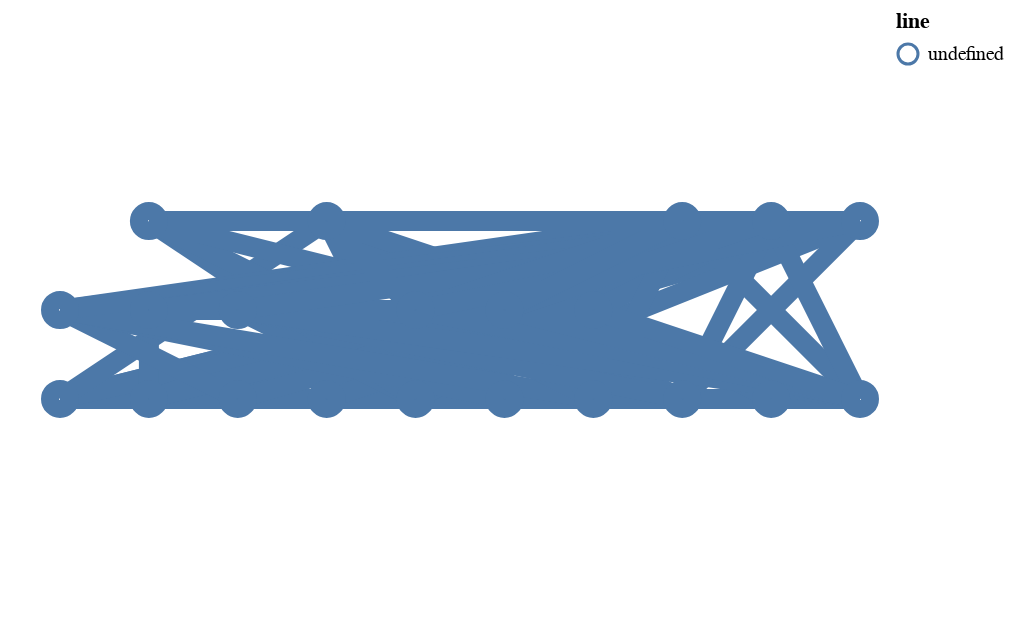

Notebook source saved alongside this figure:
### Code cell
learned_graph = nx.from_numpy_array(A, nx.DiGraph)
dataset.cg.altair_graph(learned_graph, 10)

### Figure 1 — Vega-Lite specification as saved in the notebook (floating-point values rounded to 4 significant figures)
{"config": {"view": {"continuousWidth": 400, "continuousHeight": 300}}, "layer": [{"data": {"name": "data-5891f55c1222f948c1096ab1f95bef54"}, "mark": {"type": "geoshape", "filled": false, "strokeWidth": 10}, "encoding": {"color": {"field": "line", "type": "nominal"}}}, {"data": {"name": "data-96d8a832028d9f89c2d6375ba55ee08a"}, "mark": {"type": "geoshape", "filled": false, "strokeWidth": 10}}], "$schema": "https://vega.github.io/schema/vega-lite/v4.17.0.json", "datasets": {"data-5891f55c1222f948c1096ab1f95bef54": [{"weight": 1.143, "type": "Feature", "geometry": {"type": "LineString", "coordinates": [[0.0, 0.0], [6.0, 0.0]]}}, {"weight": 1.162, "type": "Feature", "geometry": {"type": "LineString", "coordinates": [[0.0, 0.0], [4.0, 1.0]]}}, {"weight": 1.132, "type": "Feature", "geometry": {"type": "LineString", "coordinates": [[0.0, 0.0], [1.0, 0.0]]}}, {"weight": 1.144, "type": "Feature", "geometry": {"type": "LineString", "coordinates": [[0.0, 0.0], [5.0, 0.0]]}}, {"weight": 1.148, "type": "Feature", "geometry": {"type": "LineString", "coordinates": [[0.0, 0.0], [8.0, 2.0]]}}, {"weight": 1.171, "type": "Feature", "geometry": {"type": "LineString", "coordinates": [[0.0, 0.0], [9.0, 2.0]]}}, {"weight": 1.147, "type": "Feature", "geometry": {"type": "LineString", "coordinates": [[0.0, 0.0], [3.0, 2.0]]}}, {"weight": 1.14, "type": "Feature", "geometry": {"type": "LineString", "coordinates": [[1.0, 0.0], [6.0, 1.0]]}}, {"weight": 1.157, "type": "Feature", "geometry": {"type": "LineString", "coordinates": [[1.0, 0.0], [3.0, 0.0]]}}, {"weight": 1.149, "type": "Feature", "geometry": {"type": "LineString", "coordinates": [[1.0, 0.0], [8.0, 0.0]]}}, {"weight": 1.122, "type": "Feature", "geometry": {"type": "LineString", "coordinates": [[1.0, 0.0], [1.0, 1.0]]}}, {"weight": 1.15, "type": "Feature", "geometry": {"type": "LineString", "coordinates": [[1.0, 0.0], [4.0, 1.0]]}}, {"weight": 1.153, "type": "Feature", "geometry": {"type": "LineString", "coordinates": [[1.0, 0.0], [7.0, 2.0]]}}, {"weight": 1.15, "type": "Feature", "geometry": {"type": "LineString", "coordinates": [[1.0, 0.0], [9.0, 2.0]]}}, {"weight": 1.144, "type": "Feature", "geometry": {"type": "LineString", "coordinates": [[2.0, 0.0], [7.0, 0.0]]}}, {"weight": 1.134, "type": "Feature", "geometry": {"type": "LineString", "coordinates": [[2.0, 0.0], [4.0, 0.0]]}}, {"weight": 1.134, "type": "Feature", "geometry": {"type": "LineString", "coordinates": [[2.0, 0.0], [8.0, 0.0]]}}, {"weight": 1.127, "type": "Feature", "geometry": {"type": "LineString", "coordinates": [[2.0, 0.0], [0.0, 1.0]]}}, {"weight": 1.152, "type": "Feature", "geometry": {"type": "LineString", "coordinates": [[2.0, 0.0], [5.0, 1.0]]}}, {"weight": 1.141, "type": "Feature", "geometry": {"type": "LineString", "coordinates": [[2.0, 0.0], [9.0, 2.0]]}}, {"weight": 1.132, "type": "Feature", "geometry": {"type": "LineString", "coordinates": [[3.0, 0.0], [8.0, 0.0]]}}, {"weight": 1.135, "type": "Feature", "geometry": {"type": "LineString", "coordinates": [[3.0, 0.0], [5.0, 0.0]]}}, {"weight": 1.15, "type": "Feature", "geometry": {"type": "LineString", "coordinates": [[3.0, 0.0], [7.0, 0.0]]}}, {"weight": 1.129, "type": "Feature", "geometry": {"type": "LineString", "coordinates": [[3.0, 0.0], [4.0, 1.0]]}}, {"weight": 1.148, "type": "Feature", "geometry": {"type": "LineString", "coordinates": [[3.0, 0.0], [6.0, 1.0]]}}, {"weight": 1.132, "type": "Feature", "geometry": {"type": "LineString", "coordinates": [[4.0, 0.0], [9.0, 2.0]]}}, {"weight": 1.142, "type": "Feature", "geometry": {"type": "LineString", "coordinates": [[4.0, 0.0], [7.0, 0.0]]}}, {"weight": 1.137, "type": "Feature", "geometry": {"type": "LineString", "coordinates": [[4.0, 0.0], [6.0, 0.0]]}}, {"weight": 1.131, "type": "Feature", "geometry": {"type": "LineString", "coordinates": [[4.0, 0.0], [9.0, 0.0]]}}, {"weight": 1.137, "type": "Feature", "geometry": {"type": "LineString", "coordinates": [[4.0, 0.0], [2.0, 1.0]]}}, {"weight": 1.142, "type": "Feature", "geometry": {"type": "LineString", "coordinates": [[4.0, 0.0], [4.0, 1.0]]}}, {"weight": 1.142, "type": "Feature", "geometry": {"type": "LineString", "coordinates": [[4.0, 0.0], [6.0, 1.0]]}}, {"weight": 1.143, "type": "Feature", "geometry": {"type": "LineString", "coordinates": [[4.0, 0.0], [8.0, 2.0]]}}, {"weight": 1.147, "type": "Feature", "geometry": {"type": "LineString", "coordinates": [[4.0, 0.0], [1.0, 2.0]]}}, {"weight": 1.143, "type": "Feature", "geometry": {"type": "LineString", "coordinates": [[4.0, 0.0], [3.0, 2.0]]}}, {"weight": 1.137, "type": "Feature", "geometry": {"type": "LineString", "coordinates": [[5.0, 0.0], [8.0, 0.0]]}}, {"weight": 1.133, "type": "Feature", "geometry": {"type": "LineString", "coordinates": [[5.0, 0.0], [4.0, 1.0]]}}, {"weight": 1.135, "type": "Feature", "geometry": {"type": "LineString", "coordinates": [[5.0, 0.0], [1.0, 2.0]]}}, {"weight": 1.14, "type": "Feature", "geometry": {"type": "LineString", "coordinates": [[5.0, 0.0], [3.0, 2.0]]}}, {"weight": 1.135, "type": "Feature", "geometry": {"type": "LineString", "coordinates": [[5.0, 0.0], [6.0, 0.0]]}}, {"weight": 1.149, "type": "Feature", "geometry": {"type": "LineString", "coordinates": [[5.0, 0.0], [7.0, 0.0]]}}, {"weight": 1.15, "type": "Feature", "geometry": {"type": "LineString", "coordinates": [[5.0, 0.0], [0.0, 1.0]]}}, {"weight": 1.144, "type": "Feature", "geometry": {"type": "LineString", "coordinates": [[5.0, 0.0], [5.0, 1.0]]}}, {"weight": 1.14, "type": "Feature", "geometry": {"type": "LineString", "coordinates": [[6.0, 0.0], [6.0, 1.0]]}}, {"weight": 1.148, "type": "Feature", "geometry": {"type": "LineString", "coordinates": [[6.0, 0.0], [7.0, 2.0]]}}, {"weight": 1.143, "type": "Feature", "geometry": {"type": "LineString", "coordinates": [[6.0, 0.0], [7.0, 0.0]]}}, {"weight": 1.136, "type": "Feature", "geometry": {"type": "LineString", "coordinates": [[6.0, 0.0], [9.0, 0.0]]}}, {"weight": 1.154, "type": "Feature", "geometry": {"type": "LineString", "coordinates": [[6.0, 0.0], [0.0, 1.0]]}}, {"weight": 1.145, "type": "Feature", "geometry": {"type": "LineString", "coordinates": [[6.0, 0.0], [4.0, 1.0]]}}, {"weight": 1.135, "type": "Feature", "geometry": {"type": "LineString", "coordinates": [[6.0, 0.0], [5.0, 1.0]]}}, {"weight": 1.147, "type": "Feature", "geometry": {"type": "LineString", "coordinates": [[7.0, 0.0], [9.0, 0.0]]}}, {"weight": 1.143, "type": "Feature", "geometry": {"type": "LineString", "coordinates": [[7.0, 0.0], [3.0, 2.0]]}}, {"weight": 1.148, "type": "Feature", "geometry": {"type": "LineString", "coordinates": [[7.0, 0.0], [2.0, 1.0]]}}, {"weight": 1.147, "type": "Feature", "geometry": {"type": "LineString", "coordinates": [[7.0, 0.0], [8.0, 2.0]]}}, {"weight": 1.164, "type": "Feature", "geometry": {"type": "LineString", "coordinates": [[7.0, 0.0], [9.0, 2.0]]}}, {"weight": 1.143, "type": "Feature", "geometry": {"type": "LineString", "coordinates": [[8.0, 0.0], [6.0, 1.0]]}}, {"weight": 1.146, "type": "Feature", "geometry": {"type": "LineString", "coordinates": [[9.0, 0.0], [2.0, 1.0]]}}, {"weight": 1.145, "type": "Feature", "geometry": {"type": "LineString", "coordinates": [[9.0, 0.0], [7.0, 2.0]]}}, {"weight": 1.141, "type": "Feature", "geometry": {"type": "LineString", "coordinates": [[9.0, 0.0], [4.0, 1.0]]}}, {"weight": 1.158, "type": "Feature", "geometry": {"type": "LineString", "coordinates": [[9.0, 0.0], [8.0, 2.0]]}}, {"weight": 1.161, "type": "Feature", "geometry": {"type": "LineString", "coordinates": [[9.0, 0.0], [1.0, 2.0]]}}, {"weight": 1.123, "type": "Feature", "geometry": {"type": "LineString", "coordinates": [[9.0, 0.0], [3.0, 2.0]]}}, {"weight": 1.134, "type": "Feature", "geometry": {"type": "LineString", "coordinates": [[0.0, 1.0], [5.0, 1.0]]}}, {"weight": 1.153, "type": "Feature", "geometry": {"type": "LineString", "coordinates": [[0.0, 1.0], [4.0, 1.0]]}}, {"weight": 1.142, "type": "Feature", "geometry": {"type": "LineString", "coordinates": [[0.0, 1.0], [6.0, 1.0]]}}, {"weight": 1.158, "type": "Feature", "geometry": {"type": "LineString", "coordinates": [[0.0, 1.0], [7.0, 2.0]]}}, {"weight": 1.156, "type": "Feature", "geometry": {"type": "LineString", "coordinates": [[0.0, 1.0], [8.0, 2.0]]}}, {"weight": 1.143, "type": "Feature", "geometry": {"type": "LineString", "coordinates": [[1.0, 1.0], [8.0, 2.0]]}}, {"weight": 1.143, "type": "Feature", "geometry": {"type": "LineString", "coordinates": [[1.0, 1.0], [9.0, 2.0]]}}, {"weight": 1.134, "type": "Feature", "geometry": {"type": "LineString", "coordinates": [[1.0, 1.0], [2.0, 1.0]]}}, {"weight": 1.153, "type": "Feature", "geometry": {"type": "LineString", "coordinates": [[1.0, 1.0], [4.0, 1.0]]}}, {"weight": 1.147, "type": "Feature", "geometry": {"type": "LineString", "coordinates": [[2.0, 1.0], [4.0, 1.0]]}}, {"weight": 1.14, "type": "Feature", "geometry": {"type": "LineString", "coordinates": [[2.0, 1.0], [6.0, 1.0]]}}, {"weight": 1.158, "type": "Feature", "geometry": {"type": "LineString", "coordinates": [[2.0, 1.0], [9.0, 2.0]]}}, {"weight": 1.13, "type": "Feature", "geometry": {"type": "LineString", "coordinates": [[4.0, 1.0], [8.0, 2.0]]}}, {"weight": 1.137, "type": "Feature", "geometry": {"type": "LineString", "coordinates": [[4.0, 1.0], [6.0, 1.0]]}}, {"weight": 1.124, "type": "Feature", "geometry": {"type": "LineString", "coordinates": [[4.0, 1.0], [7.0, 2.0]]}}, {"weight": 1.141, "type": "Feature", "geometry": {"type": "LineString", "coordinates": [[4.0, 1.0], [9.0, 2.0]]}}, {"weight": 1.138, "type": "Feature", "geometry": {"type": "LineString", "coordinates": [[4.0, 1.0], [3.0, 2.0]]}}, {"weight": 1.141, "type": "Feature", "geometry": {"type": "LineString", "coordinates": [[5.0, 1.0], [8.0, 2.0]]}}, {"weight": 1.145, "type": "Feature", "geometry": {"type": "LineString", "coordinates": [[5.0, 1.0], [7.0, 2.0]]}}, {"weight": 1.148, "type": "Feature", "geometry": {"type": "LineString", "coordinates": [[7.0, 2.0], [8.0, 2.0]]}}, {"weight": 1.143, "type": "Feature", "geometry": {"type": "LineString", "coordinates": [[8.0, 2.0], [1.0, 2.0]]}}, {"weight": 1.148, "type": "Feature", "geometry": {"type": "LineString", "coordinates": [[9.0, 2.0], [3.0, 2.0]]}}, {"weight": 1.138, "type": "Feature", "geometry": {"type": "LineString", "coordinates": [[1.0, 2.0], [3.0, 2.0]]}}], "data-96d8a832028d9f89c2d6375ba55ee08a": [{"contraction": {"10": {}, "11": {}}, "nodeID": 0, "type": "Feature", "geometry": {"type": "Point", "coordinates": [0.0, 0.0]}}, {"contraction": {"12": {}, "13": {}}, "nodeID": 1, "type": "Feature", "geometry": {"type": "Point", "coordinates": [1.0, 0.0]}}, {"contraction": {"14": {}, "15": {}}, "nodeID": 2, "type": "Feature", "geometry": {"type": "Point", "coordinates": [2.0, 0.0]}}, {"contraction": {"16": {}, "17": {}}, "nodeID": 3, "type": "Feature", "geometry": {"type": "Point", "coordinates": [3.0, 0.0]}}, {"contraction": {"18": {}, "19": {}, "67": {}, "68": {}}, "nodeID": 4, "type": "Feature", "geometry": {"type": "Point", "coordinates": [4.0, 0.0]}}, {"contraction": {"20": {}, "21": {}}, "nodeID": 5, "type": "Feature", "geometry": {"type": "Point", "coordinates": [5.0, 0.0]}}, {"contraction": {"22": {}, "23": {}}, "nodeID": 6, "type": "Feature", "geometry": {"type": "Point", "coordinates": [6.0, 0.0]}}, {"contraction": {"24": {}, "25": {}}, "nodeID": 7, "type": "Feature", "geometry": {"type": "Point", "coordinates": [7.0, 0.0]}}, {"contraction": {"26": {}, "27": {}}, "nodeID": 8, "type": "Feature", "geometry": {"type": "Point", "coordinates": [8.0, 0.0]}}, {"contraction": {"28": {}, "29": {}}, "nodeID": 9, "type": "Feature", "geometry": {"type": "Point", "coordinates": [9.0, 0.0]}}, {"contraction": {"34": {}, "35": {}}, "nodeID": 10, "type": "Feature", "geometry": {"type": "Point", "coordinates": [0.0, 1.0]}}, {"contraction": {"36": {}, "37": {}}, "nodeID": 11, "type": "Feature", "geometry": {"type": "Point", "coordinates": [1.0, 1.0]}}, {"contraction": {"38": {}, "39": {}}, "nodeID": 12, "type": "Feature", "geometry": {"type": "Point", "coordinates": [2.0, 1.0]}}, {"contraction": {"40": {}, "41": {}, "47": {}, "48": {}, "65": {}, "66": {}}, "nodeID": 13, "type": "Feature", "geometry": {"type": "Point", "coordinates": [4.0, 1.0]}}, {"contraction": {"49": {}, "50": {}}, "nodeID": 14, "type": "Feature", "geometry": {"type": "Point", "coordinates": [5.0, 1.0]}}, {"contraction": {"51": {}, "52": {}}, "nodeID": 15, "type": "Feature", "geometry": {"type": "Point", "coordinates": [6.0, 1.0]}}, {"contraction": {"53": {}, "54": {}}, "nodeID": 16, "type": "Feature", "geometry": {"type": "Point", "coordinates": [7.0, 2.0]}}, {"contraction": {"55": {}, "56": {}}, "nodeID": 17, "type": "Feature", "geometry": {"type": "Point", "coordinates": [8.0, 2.0]}}, {"contraction": {"57": {}, "58": {}}, "nodeID": 18, "type": "Feature", "geometry": {"type": "Point", "coordinates": [9.0, 2.0]}}, {"contraction": {"61": {}, "62": {}}, "nodeID": 19, "type": "Feature", "geometry": {"type": "Point", "coordinates": [1.0, 2.0]}}, {"contraction": {"63": {}, "64": {}}, "nodeID": 20, "type": "Feature", "geometry": {"type": "Point", "coordinates": [3.0, 2.0]}}]}}
